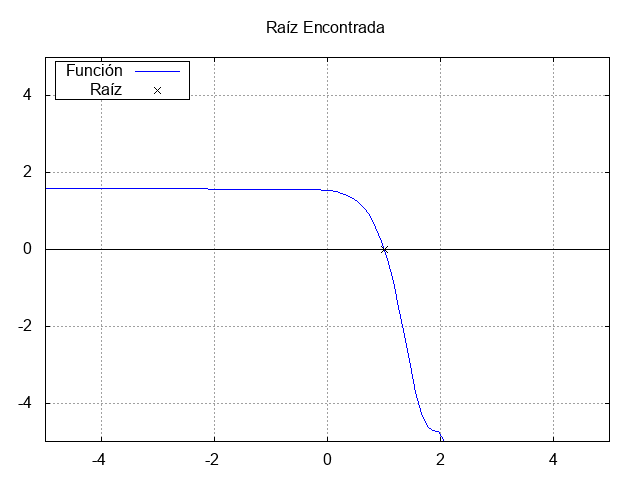

Write the gnuplot code that produced this figure.
#    2022-04-28
#    raiz.gp
#    Diego Sarceño ([email redacted])

#    Programa superficies de nivel, sistema tierra luna

#    Codificación del texto: UTF8
#    Compiladores probados: GNUPLOT (Ubuntu 20.04 Linux) 5.2
#    Instrucciones de compilación: no requere nada mas
#    gnuplot raiz.gp

# PROGRAM
# Idioma
set encoding utf8
# terminal
set terminal png
set output "./img/raiz.png"
set grid
set title "Raíz Encontrada"
set key left top box


f(x) = 2 - exp(x) + cos(exp(x) - 2)

set yrange [-5:5]
set xrange [-5:5]

set arrow from -5,0 to 5,0 nohead dt 2 lc -1
plot f(x) lc "blue" t "Función", "point.dat" using 1:2 with points lc "black" t "Raíz"
